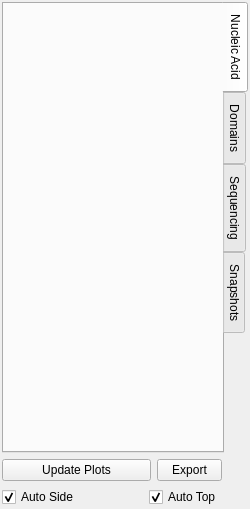
<?xml version="1.0" encoding="UTF-8"?>
<ui version="4.0">
 <class>panel</class>
 <widget class="QWidget" name="panel">
  <property name="geometry">
   <rect>
    <x>0</x>
    <y>0</y>
    <width>250</width>
    <height>509</height>
   </rect>
  </property>
  <property name="maximumSize">
   <size>
    <width>16777215</width>
    <height>16777215</height>
   </size>
  </property>
  <property name="windowTitle">
   <string>Form</string>
  </property>
  <layout class="QVBoxLayout" name="verticalLayout">
   <property name="leftMargin">
    <number>2</number>
   </property>
   <property name="topMargin">
    <number>2</number>
   </property>
   <property name="rightMargin">
    <number>2</number>
   </property>
   <property name="bottomMargin">
    <number>2</number>
   </property>
   <item>
    <widget class="QTabWidget" name="tab_area">
     <property name="maximumSize">
      <size>
       <width>16777215</width>
       <height>16777215</height>
      </size>
     </property>
     <property name="tabPosition">
      <enum>QTabWidget::East</enum>
     </property>
     <property name="tabShape">
      <enum>QTabWidget::Rounded</enum>
     </property>
     <property name="currentIndex">
      <number>0</number>
     </property>
     <property name="usesScrollButtons">
      <bool>true</bool>
     </property>
     <property name="documentMode">
      <bool>false</bool>
     </property>
     <property name="movable">
      <bool>false</bool>
     </property>
     <property name="tabBarAutoHide">
      <bool>false</bool>
     </property>
     <widget class="QWidget" name="nucleic_acid_tab">
      <attribute name="title">
       <string>Nucleic Acid</string>
      </attribute>
     </widget>
     <widget class="QWidget" name="domains_tab">
      <attribute name="title">
       <string>Domains</string>
      </attribute>
     </widget>
     <widget class="QWidget" name="sequencing_tab">
      <attribute name="title">
       <string>Sequencing</string>
      </attribute>
     </widget>
     <widget class="QWidget" name="snapshots_tab">
      <attribute name="title">
       <string>Snapshots</string>
      </attribute>
     </widget>
    </widget>
   </item>
   <item>
    <layout class="QGridLayout" name="gridLayout">
     <item row="1" column="3" rowspan="2">
      <spacer name="horizontalSpacer">
       <property name="orientation">
        <enum>Qt::Horizontal</enum>
       </property>
       <property name="sizeType">
        <enum>QSizePolicy::Fixed</enum>
       </property>
       <property name="sizeHint" stdset="0">
        <size>
         <width>26</width>
         <height>20</height>
        </size>
       </property>
      </spacer>
     </item>
     <item row="1" column="0" colspan="2">
      <widget class="QPushButton" name="update_graphs">
       <property name="minimumSize">
        <size>
         <width>0</width>
         <height>0</height>
        </size>
       </property>
       <property name="toolTip">
        <string>Update graphs</string>
       </property>
       <property name="statusTip">
        <string>Recompute all plots.</string>
       </property>
       <property name="text">
        <string>Update Plots</string>
       </property>
       <property name="shortcut">
        <string>Ctrl+U</string>
       </property>
       <property name="checkable">
        <bool>false</bool>
       </property>
       <property name="checked">
        <bool>false</bool>
       </property>
       <property name="autoRepeat">
        <bool>false</bool>
       </property>
       <property name="autoDefault">
        <bool>false</bool>
       </property>
       <property name="flat">
        <bool>false</bool>
       </property>
      </widget>
     </item>
     <item row="1" column="2">
      <widget class="QPushButton" name="export_graphs">
       <property name="maximumSize">
        <size>
         <width>65</width>
         <height>16777215</height>
        </size>
       </property>
       <property name="text">
        <string>Export</string>
       </property>
      </widget>
     </item>
     <item row="2" column="0" colspan="3">
      <layout class="QHBoxLayout" name="horizontalLayout">
       <item>
        <widget class="QCheckBox" name="auto_update_side_view">
         <property name="maximumSize">
          <size>
           <width>16777215</width>
           <height>16777215</height>
          </size>
         </property>
         <property name="text">
          <string>Auto Side</string>
         </property>
         <property name="checkable">
          <bool>true</bool>
         </property>
         <property name="checked">
          <bool>true</bool>
         </property>
        </widget>
       </item>
       <item>
        <spacer name="horizontalSpacer_2">
         <property name="orientation">
          <enum>Qt::Horizontal</enum>
         </property>
         <property name="sizeHint" stdset="0">
          <size>
           <width>40</width>
           <height>20</height>
          </size>
         </property>
        </spacer>
       </item>
       <item>
        <widget class="QCheckBox" name="auto_update_top_view">
         <property name="maximumSize">
          <size>
           <width>16777215</width>
           <height>16777215</height>
          </size>
         </property>
         <property name="text">
          <string>Auto Top</string>
         </property>
         <property name="checkable">
          <bool>true</bool>
         </property>
         <property name="checked">
          <bool>true</bool>
         </property>
        </widget>
       </item>
      </layout>
     </item>
    </layout>
   </item>
  </layout>
 </widget>
 <resources/>
 <connections/>
</ui>
